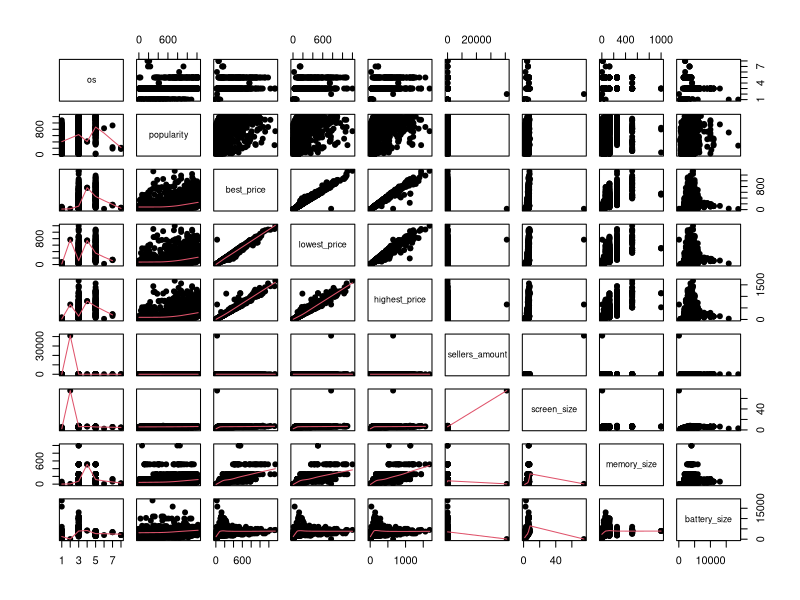
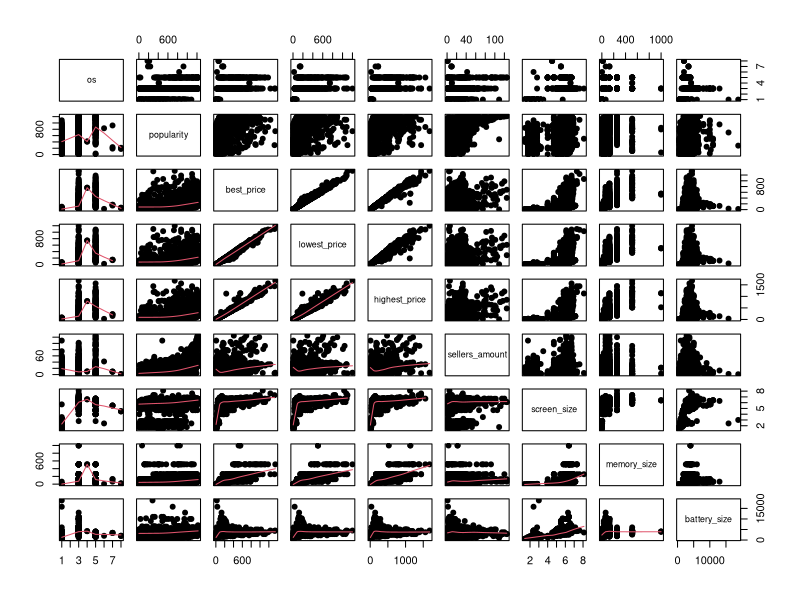
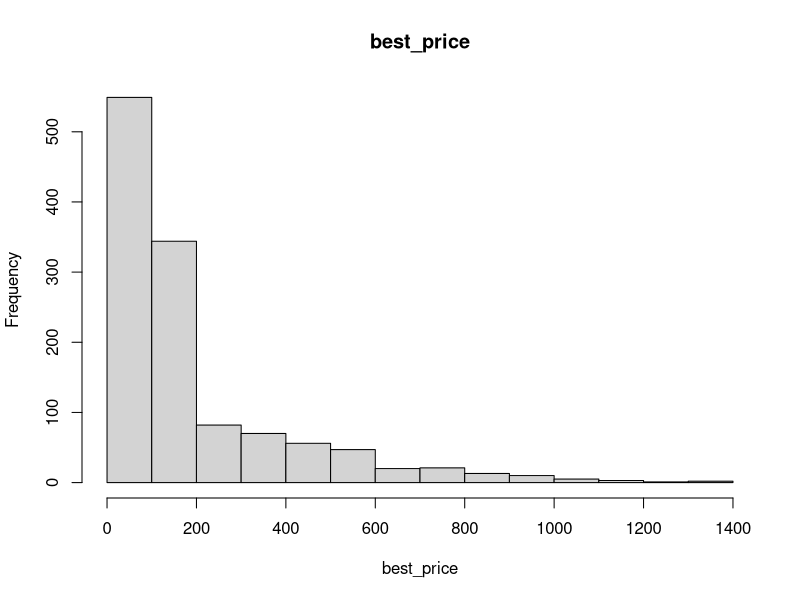
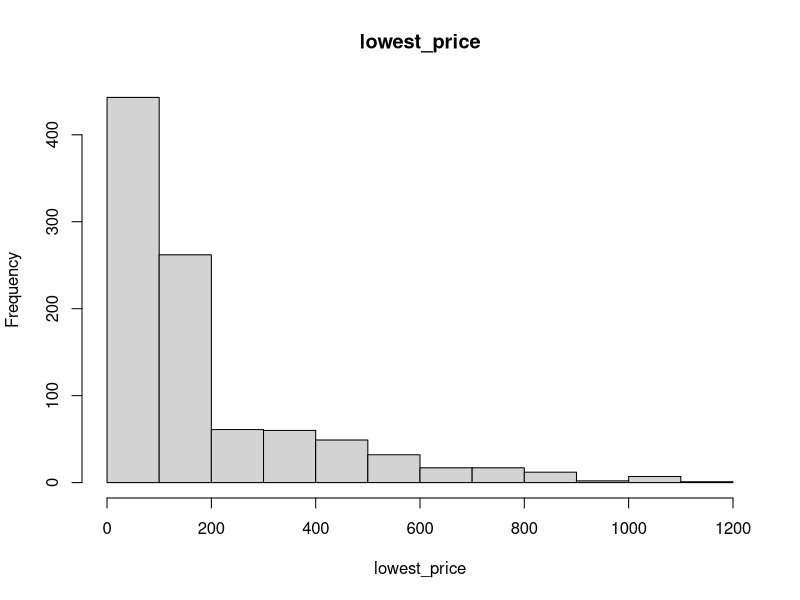
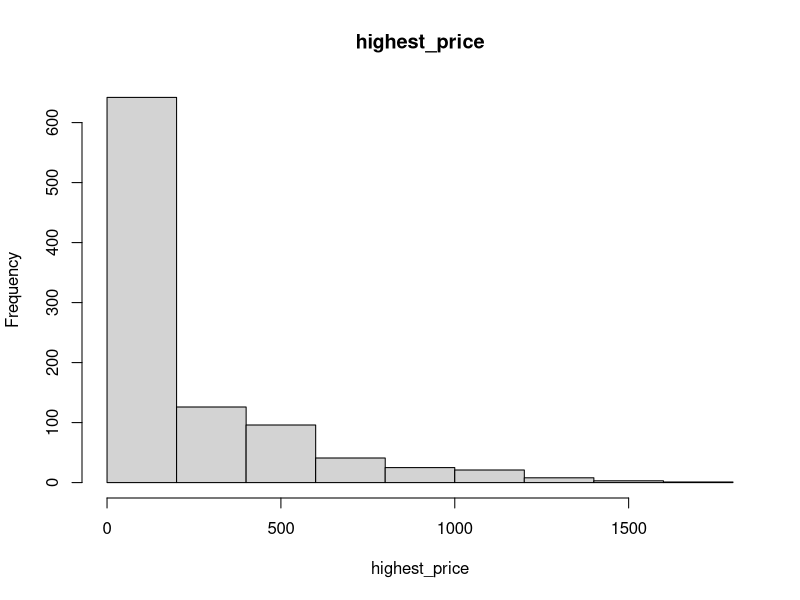
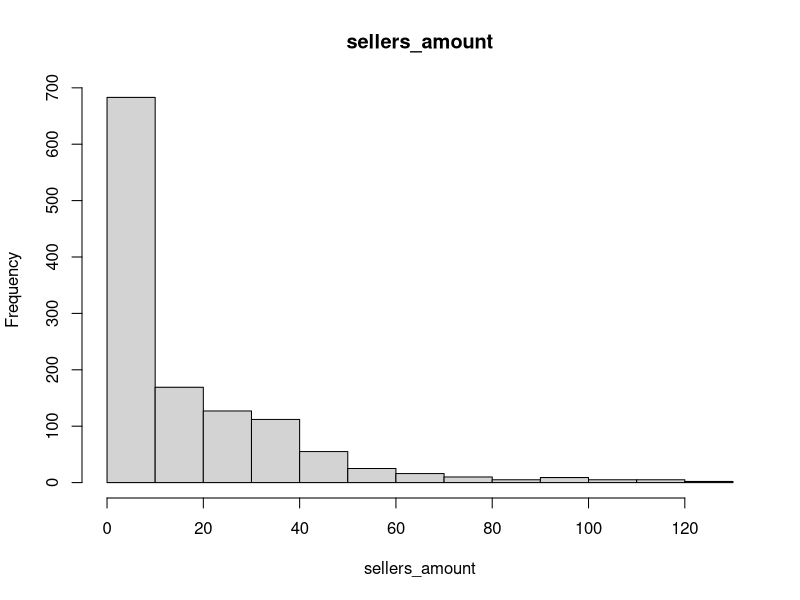
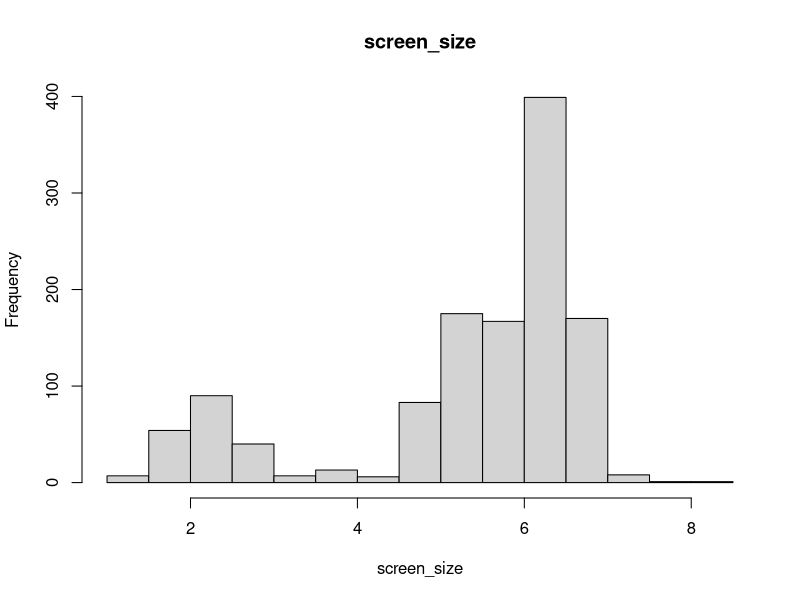
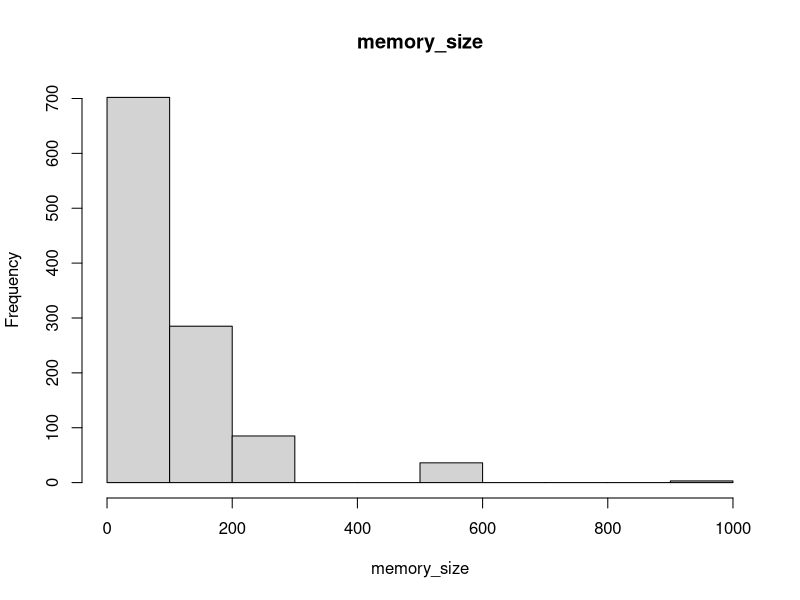

R code for these plots, in order:
## ---- chunk 1
df <- read.csv("phones_data.csv", header=T)

summary(df)
## ---- chunk 2
head(df)
## ---- chunk 3
# Categorical
df$brand_name <- factor(df$brand_name)
df$os <- factor(df$os)
# To numeric
df$popularity <- as.numeric(df$popularity)

# To euro
df$best_price <- df$best_price*0.024
df$lowest_price <- df$lowest_price*0.024
df$highest_price <- df$highest_price*0.024
## ---- chunk 4
summary(df)
## ---- chunk 5
pairs(df[c(-1, -2, -12)], pch=19, lower.panel=panel.smooth)
## ---- chunk 6
df[which.max(df$screen_size), ]
## ---- chunk 7
df <- df[-which.max(df$screen_size), ]
## ---- chunk 8
pairs(df[c(-1, -2, -12)], pch=19, lower.panel=panel.smooth)
## ---- chunk 9
# Lowest and highest price are missing together
# or drop them
# or impute by mean
# or impute by regression
df[which(is.na(df$lowest_price)), ]
## ---- chunk 10
test <- df[which(is.na(df$lowest_price)), ]
train <- df[-which(is.na(df$lowest_price)), ]

# Impute missing values
fit <- lm(lowest_price ~ popularity + screen_size + battery_size + memory_size, data=train)
prova <- predict(fit, test)
summary(fit)
## ---- chunk 11
summary(df$lowest_price)
## ---- chunk 12
prova_df <- df
prova_df$lowest_price[which(is.na(df$lowest_price))] <- prova
summary(prova_df$lowest_price)
## ---- chunk 13
for (i in 6:ncol(df)-1) {
  hist(df[, i], main=names(df)[i], xlab=names(df)[i])
}
## ---- chunk 14
for (i in 6:ncol(df)-1) {
  hist(log(df[, i]), main=names(df)[i], xlab=names(df)[i])
}
